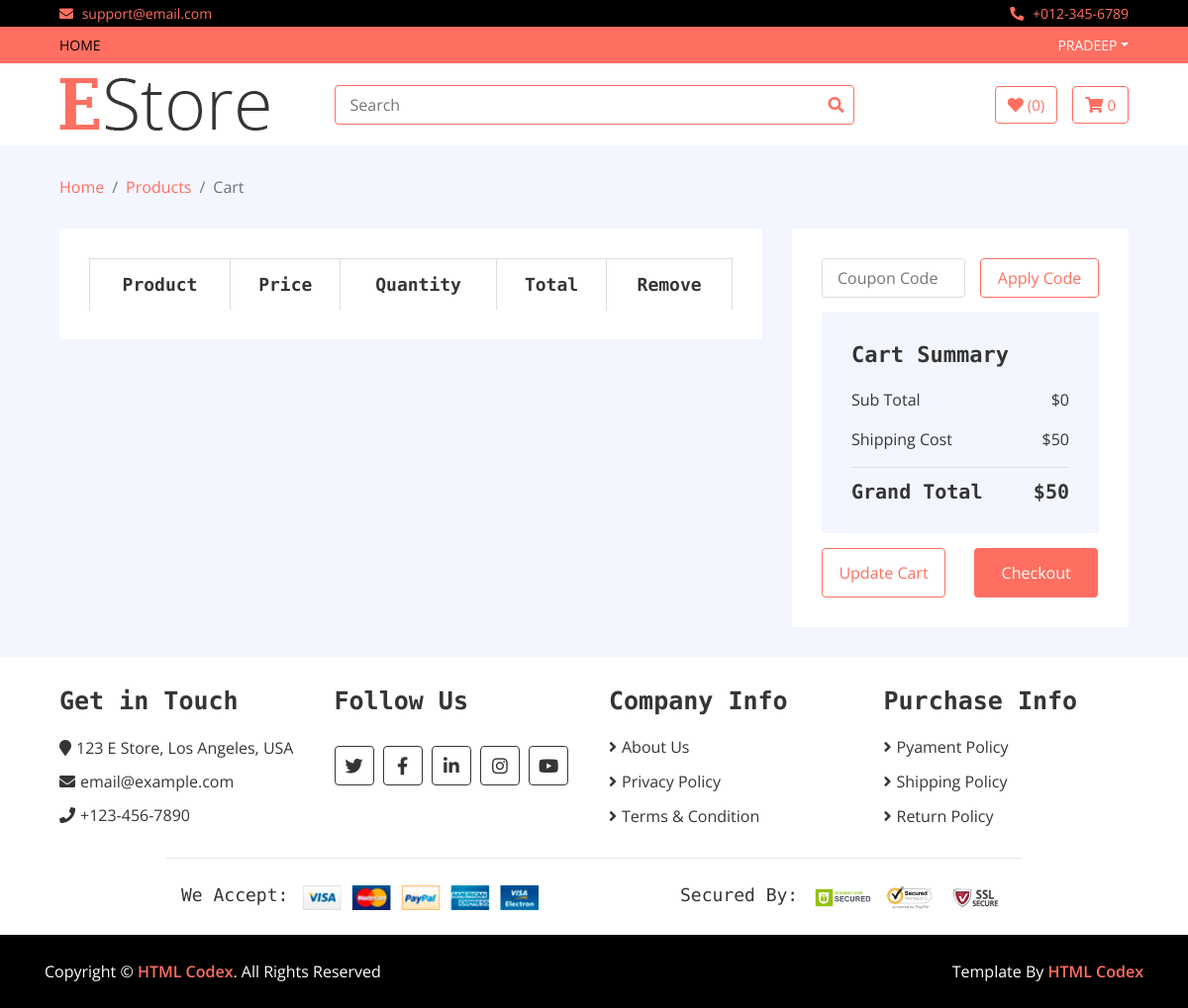
The app's page /cart/ (signed in), older data.
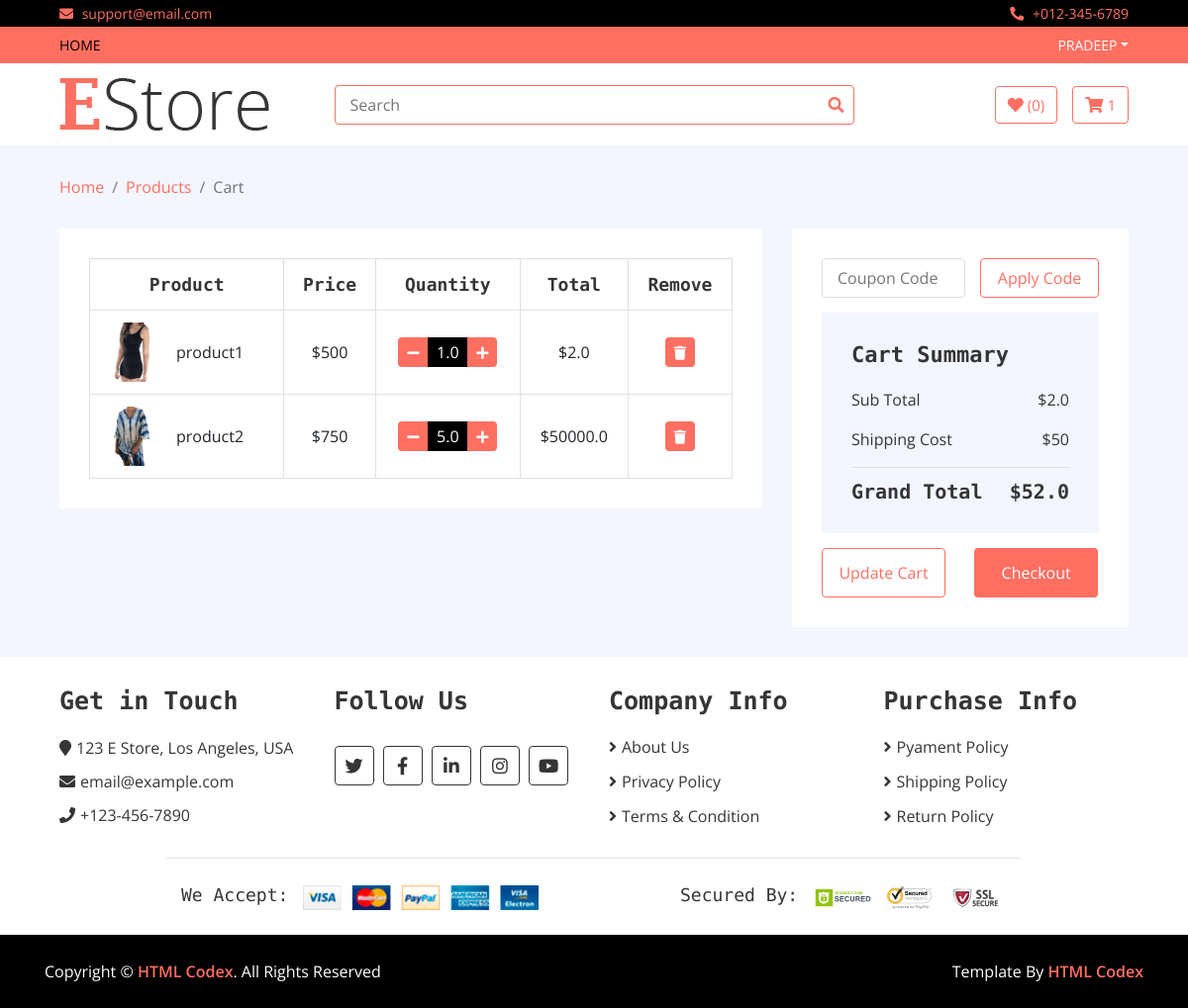
The same page, newer data.
### home/models.py (models this page shows, shortened)
class Cart(models.Model):
    username = models.CharField(max_length=300)
    slug = models.CharField(max_length=300)
    quantity = models.FloatField()
    total = models.FloatField()
    items = models.ForeignKey(Product,on_delete=models.CASCADE)
    date = models.DateTimeField(auto_now_add = True)
    checkout = models.BooleanField(default = False)

class Product(models.Model):
    name = models.CharField(max_length=300)
    price = models.IntegerField()
    discounted_price = models.IntegerField(default = 0)
    image = models.ImageField(upload_to='media')
    description = models.TextField(blank = True)
    specification = models.TextField(blank = True)
    category = models.ForeignKey(Category, on_delete=models.CASCADE)
    brand = models.ForeignKey(Brand, on_delete=models.CASCADE)
    stock = models.CharField(choices=STOCK , max_length=50)
    labels = models.CharField(choices = LABELS, max_length=50 , blank= True)
    slug = models.CharField(max_length=500 , default="")

### home/views.py (the view)
# urls.py: path('cart/',CartView.as_view(),name='cart'),
class CartView(Base):
    def get(self,request):
        username = request.user.username
        self.views['my_cart'] = Cart.objects.filter(username = username)
        my_cart = Cart.objects.filter(username = username , checkout = False)
        s = 0
        for i in my_cart:
            s = s+i.total
        self.views['all_total'] = s
        delevery_charge = 50
        self.views['grand_total'] = s + delevery_charge
        self.views['count_cart'] = Cart.objects.filter(username= request.user.username , checkout = False).count
        return render(request,'cart.html',self.views)

### templates/cart.html
{%extends 'base.html'%}
{%load static%}
{%block content%}
        <div class="breadcrumb-wrap">
            <div class="container-fluid">
                <ul class="breadcrumb">
                    <li class="breadcrumb-item"><a href="#">Home</a></li>
                    <li class="breadcrumb-item"><a href="#">Products</a></li>
                    <li class="breadcrumb-item active">Cart</li>
                </ul>
            </div>
        </div>
        <div class="cart-page">
            <div class="container-fluid">
                <div class="row">
                    <div class="col-lg-8">
                        <div class="cart-page-inner">
                            <div class="table-responsive">
                                <table class="table table-bordered">
                                    <thead class="thead-dark">
                                        <tr>
                                            <th>Product</th>
                                            <th>Price</th>
                                            <th>Quantity</th>
                                            <th>Total</th>
                                            <th>Remove</th>
                                        </tr>
                                    </thead>
                                    <tbody class="align-middle">
                                    {%for cart in my_cart%}
                                        <tr>
                                            <td>
                                                <div class="img">
                                                    <a href="#"><img src="{{cart.items.image.url}}" alt="Image"></a>
                                                    <p>{{cart.items.name}}</p>
                                                </div>
                                            </td>
                                            {%if cart.items.discounted_price > 0 %}
                                            <td>${{cart.items.discounted_price}}</td>
                                            {%else%}
                                            <td>${{cart.items.price}}</td>
                                            {%endif%}
                                            <td>
                                                <div class="qty">
                                                    <a href = "/reduce_cart/{{cart.slug}}"><button class="btn-minus"><i class="fa fa-minus"></i></button></a>
                                                    <input type="text" value="{{cart.quantity}}">
                                                    <a href = "/add_to_cart/{{cart.slug}}"><button class="btn-plus"><i class="fa fa-plus"></i></button></a>
                                                </div>
                                            </td>
                                            <td>${{cart.total}}</td>
                                            <td><a href="/delete_cart/{{cart.slug}}"><button><i class="fa fa-trash"></i></button></a></td>
                                        </tr>
                                    {%endfor%}
                                    </tbody>
                                </table>
                            </div>
                        </div>
                    </div>
                    <div class="col-lg-4">
                        <div class="cart-page-inner">
                            <div class="row">
                                <div class="col-md-12">
                                    <div class="coupon">
                                        <input type="text" placeholder="Coupon Code">
                                        <button>Apply Code</button>
                                    </div>
                                </div>
                                <div class="col-md-12">
                                    <div class="cart-summary">
                                        <div class="cart-content">
                                            <h1>Cart Summary</h1>
                                            <p>Sub Total<span>${{all_total}}</span></p>
                                            <p>Shipping Cost<span>$50</span></p>
                                            <h2>Grand Total<span>${{grand_total}}</span></h2>
                                        </div>
                                        <div class="cart-btn">
                                            <button>Update Cart</button>
                                            <button>Checkout</button>
                                        </div>
                                    </div>
                                </div>
                            </div>
                        </div>
                    </div>
                </div>
            </div>
        </div>
{%endblock%}

### templates/base.html (shortened to what this page needs)
<!DOCTYPE html>
{%load static%}
<html lang="en">
    <head>
        <link href="https://stackpath.bootstrapcdn.com/bootstrap/4.4.1/css/bootstrap.min.css" rel="stylesheet">
        <link href="https://cdnjs.cloudflare.com/ajax/libs/font-awesome/5.10.0/css/all.min.css" rel="stylesheet">
        <link href="{%static 'lib/slick/slick.css' %}" rel="stylesheet">
        <link href="{% static 'lib/slick/slick-theme.css' %}" rel="stylesheet">
        <link href="{% static 'css/style.css' %}" rel="stylesheet">
    </head>
    <body>
        <div class="top-bar">
            <div class="container-fluid">
                <div class="row">
                    <div class="col-sm-6">
                        <i class="fa fa-envelope"></i>
                        support@email.com
                    </div>
                    <div class="col-sm-6">
                        <i class="fa fa-phone-alt"></i>
                        +012-345-6789
                    </div>
                </div>
            </div>
        </div>
        <div class="nav">
            <div class="container-fluid">
                <nav class="navbar navbar-expand-md bg-dark navbar-dark">
                    <div class="collapse navbar-collapse justify-content-between" id="navbarCollapse">
                        <div class="navbar-nav mr-auto">
                            <a href="/home" class="nav-item nav-link active">Home</a>
                        </div>
                        <div class="navbar-nav ml-auto">
                            {% if user.is_authenticated %}
                            <div class="nav-item dropdown">
                                <a href="#" class="nav-link dropdown-toggle" data-toggle="dropdown">{{user.username}}</a>
                            </div>
                            {%endif%}
                        </div>
                    </div>
                </nav>
            </div>
        </div>
        <div class="bottom-bar">
            <div class="container-fluid">
                <div class="row align-items-center">
                    <div class="col-md-3">
                        <div class="logo">
                            <a href="index.html">
                                <img src="img/logo.png" alt="Logo">
                            </a>
                        </div>
                    </div>
                    <div class="col-md-6">
                        <div class="search">
                            <form action="/search" method = "GET">
                            <input  name = "query" type="text" placeholder="Search">
                            <button type="submit"><i class="fa fa-search"></i></button>
                            </form>
                        </div>
                    </div>
                    <div class="col-md-3">
                        <div class="user">
                            <a href="wishlist.html" class="btn wishlist">
                                <i class="fa fa-heart"></i>
                                <span>(0)</span>
                            </a>
                            <a href="cart.html" class="btn cart">
                                <i class="fa fa-shopping-cart"></i>
                                <span>{{count_cart}}</span>
                            </a>
                        </div>
                    </div>
                </div>
            </div>
        </div>
        {% block content %}
        {%endblock%}
        <div class="footer">
            <div class="container-fluid">
                <div class="row">
                    <div class="col-lg-3 col-md-6">
                        <div class="footer-widget">
                            <h2>Get in Touch</h2>
                            <div class="contact-info">
                                <p><i class="fa fa-map-marker"></i>123 E Store, Los Angeles, USA</p>
                                <p><i class="fa fa-envelope"></i>email@example.com</p>
                                <p><i class="fa fa-phone"></i>+123-456-7890</p>
                            </div>
                        </div>
                    </div>
                    <div class="col-lg-3 col-md-6">
                        <div class="footer-widget">
                            <h2>Follow Us</h2>
                            <div class="contact-info">
                                <div class="social">
                                    <a href=""><i class="fab fa-twitter"></i></a>
                                    <a href=""><i class="fab fa-facebook-f"></i></a>
                                    <a href=""><i class="fab fa-linkedin-in"></i></a>
                                    <a href=""><i class="fab fa-instagram"></i></a>
                                    <a href=""><i class="fab fa-youtube"></i></a>
                                </div>
                            </div>
                        </div>
                    </div>
                    <div class="col-lg-3 col-md-6">
                        <div class="footer-widget">
                            <h2>Company Info</h2>
                            <ul>
                                <li><a href="#">About Us</a></li>
                                <li><a href="#">Privacy Policy</a></li>
                                <li><a href="#">Terms & Condition</a></li>
                            </ul>
                        </div>
                    </div>
                    <div class="col-lg-3 col-md-6">
                        <div class="footer-widget">
                            <h2>Purchase Info</h2>
                            <ul>
                                <li><a href="#">Pyament Policy</a></li>
                                <li><a href="#">Shipping Policy</a></li>
                                <li><a href="#">Return Policy</a></li>
                            </ul>
                        </div>
                    </div>
                </div>
                <div class="row payment align-items-center">
                    <div class="col-md-6">
                        <div class="payment-method">
                            <h2>We Accept:</h2>
                            <img src="img/payment-method.png" alt="Payment Method" />
                        </div>
                    </div>
                    <div class="col-md-6">
                        <div class="payment-security">
                            <h2>Secured By:</h2>
                            <img src="img/godaddy.svg" alt="Payment Security" />
                            <img src="img/norton.svg" alt="Payment Security" />
                            <img src="img/ssl.svg" alt="Payment Security" />
                        </div>
                    </div>
                </div>
            </div>
        </div>
        <div class="footer-bottom">
            <div class="container">
                <div class="row">
                    <div class="col-md-6 copyright">
                        <p>Copyright &copy; <a href="https://htmlcodex.com">HTML Codex</a>. All Rights Reserved</p>
                    </div>
                    <div class="col-md-6 template-by">
                        <p>Template By <a href="https://htmlcodex.com">HTML Codex</a></p>
                    </div>
                </div>
            </div>
        </div>
    </body>
</html>

Row changes from the older to the newer data that the page shows:
added Cart: items.image (picture), items.name "product1", items.price "500", quantity "1.0", total "2.0"
added Cart: items.image (picture), items.name "product2", items.discounted_price "750", quantity "5.0", total "50000.0"
Text that changed along with them:
{{ count_cart }}: "0" → "1"
{{ all_total }}: "0" → "2.0"
{{ grand_total }}: "50" → "52.0"
